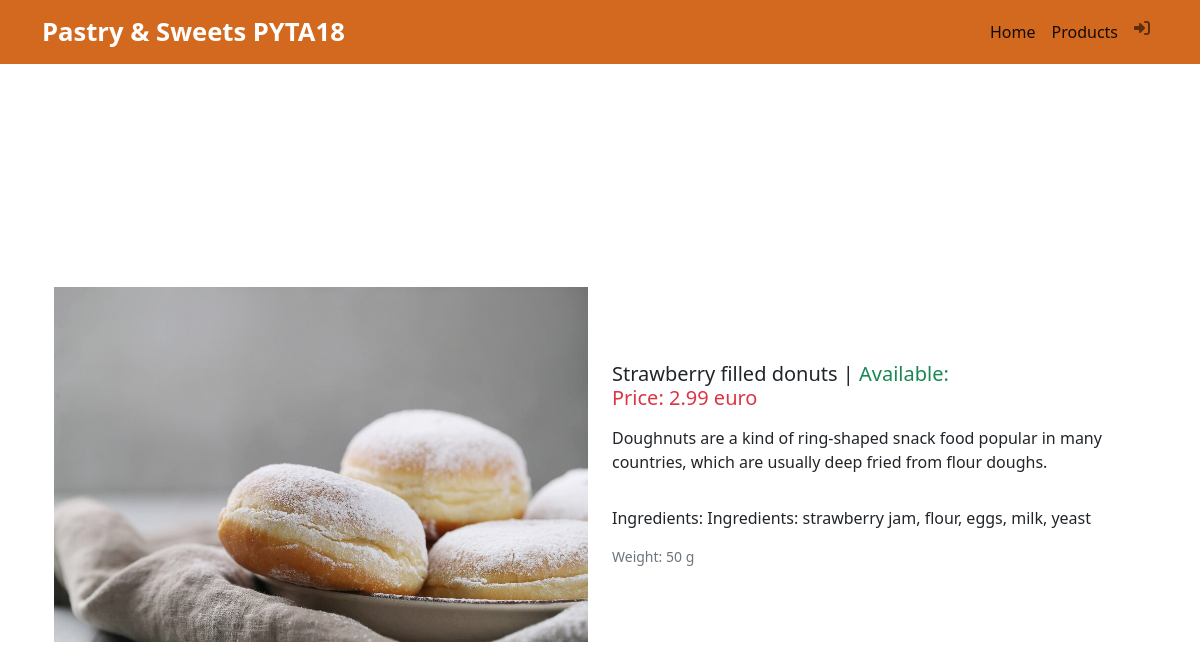
Screenshot of /product/2/ with the database file from the repository.
### sweet_market_place18_app/models.py (models this page shows, shortened)
class Product(models.Model):
    name = models.CharField(max_length=100)
    description = models.TextField()
    price = models.DecimalField(max_digits=10, decimal_places=2)
    ingredients = models.TextField(null=True)
    weight = models.PositiveIntegerField(default=0)
    available = models.PositiveIntegerField(default=0)
    image = models.ImageField(upload_to='product_images/', null=True, blank=True)

### sweet_market_place18_app/views.py (the view)
# urls.py: path('product/<int:product_id>/', product_details, name="product"),
def product_details(request, product_id):
    product = get_object_or_404(Product, pk=product_id)
    return render(request, template_name='sweet_market_place18_app/product.html', context={
        "product": product
    })

### sweet_market_place18_app/templates/sweet_market_place18_app/product.html (shortened to what this page needs)
{% extends "sweet_market_place18_app/base.html" %}
{% block content %}
<div class="container">
    <div class="row d-flex justify-content-center align-items-center" style="height: 100vh;">
        <div class="col">
            <img src="{{ product.image.url }}" alt="{{ product.name }} Image" class="img-fluid">
        </div>
        <div class="col">
            <div class="row">
                <h5 class="card-title">{{ product.name }} | <span class="text-success">Available: {{product.available_quantity}}</span></h5>
                <h5 class="card-title text-danger">Price: {{ product.price }} euro</h5>
                <p class="card-text"><p> {{product.description}}</p>
                <p class="card-text"><p>Ingredients: {{product.ingredients}}</p>
                <p class="card-text"><small class="text-muted">Weight: {{ product.weight }} g</small></p>
            </div>
        </div></br>
    </div>
</div>
{% endblock %}

### sweet_market_place18_app/templates/sweet_market_place18_app/base.html (shortened to what this page needs)
{% load static %}
<html lang="en">
<head>
    <link rel="stylesheet" href="https://cdn.jsdelivr.net/npm/bootstrap@5.2.3/dist/css/bootstrap.min.css">
    <link rel="stylesheet" href="https://cdnjs.cloudflare.com/ajax/libs/font-awesome/6.1.0/css/all.min.css">
    <link rel="stylesheet" type="text/css" href="{% static 'css/base.css' %}"/>
</head>
<body>
    {% include "sweet_market_place18_app/navbar.html" %}
    <div class="container">
        {% block content %}{% endblock %}
    </div>
</body>
</html>

### sweet_market_place18_app/templates/sweet_market_place18_app/navbar.html (shortened to what this page needs)
{% block navbar %}
<nav class="navbar navbar-expand-lg navbar-light bg-light">
  <div class="container-fluid container">
    <a class="navbar-brand brand-logo" href="/">Pastry & Sweets PYTA18</a>
    <div class="d-flex">
      <div class="collapse navbar-collapse" id="navbarNavAltMarkup">
        <div class="navbar-nav">
          <a class="nav-link active" aria-current="page" href="/">Home</a>
          <a class="nav-link active" aria-current="page" href="{% url 'sweet_market_place18_app:products' %}">Products</a>
          {% if user.is_authenticated %}
            <a class="nav-link" href="{% url 'logout' %}" title="Deautentificare"> Hi, {{user.username}}
              <i class="fas fa-user"></i>
            </a>
            <form class="nav-link" action="{% url 'logout' %}" method="POST">
              {% csrf_token %}
              <button class="logout-button" type="submit">
                <i class="fas fa-sign-out-alt"></i>
              </button>
            </form>
            <a class="nav-link" href="#" title="Coșul tău">
              <i class="fa-solid fa-shopping-cart"></i>
            </a>
          {% else %}
            <a class="nav-link" href="{% url 'account:login' %}" title="Autentificare">
              <i class="fa-solid fa-sign-in-alt"></i>
            </a>
          {% endif %}
        </div>
      </div>
    </div>
  </div>
</nav>
{% endblock %}

### static/css/base.css (style rules this page uses)
.navbar { background-color: #D2691E !important; }
.brand-logo { color: #FFFFFF; font-size: 1.6em; font-weight: bold; }

### rows the page displays
Product: image (picture), name "Strawberry filled donuts", price "2.99", description "Doughnuts are a kind of ring-shaped snack food popular in many countries, which are usually deep fried from flour doughs.", ingredients "Ingredients: strawberry jam, flour, eggs, milk, yeast", weight "50"
